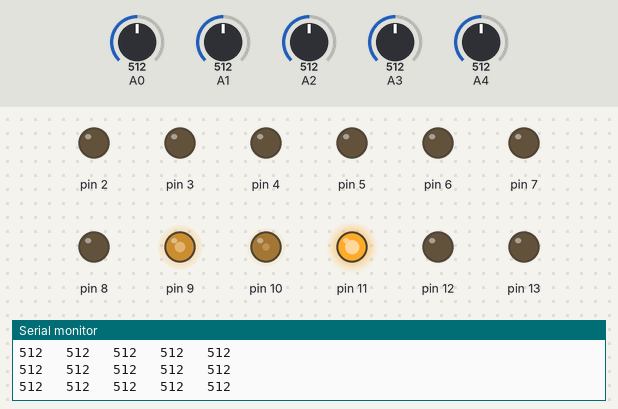
This sketch was run on a simulated Arduino Uno, built with avr-gcc and run on an emulated ATmega328P. On the bench: output pins drawn as LEDs (lit = HIGH), the last lines printed to the serial monitor. Inputs (shaded band) come from the test bench; at power-on: A1 = 512, A2 = 512, A3 = 512, A4 = 512, A0 = 512.

Above: at 1.2 s.
1.3 s: A1 set to 493
At 2.0 s:
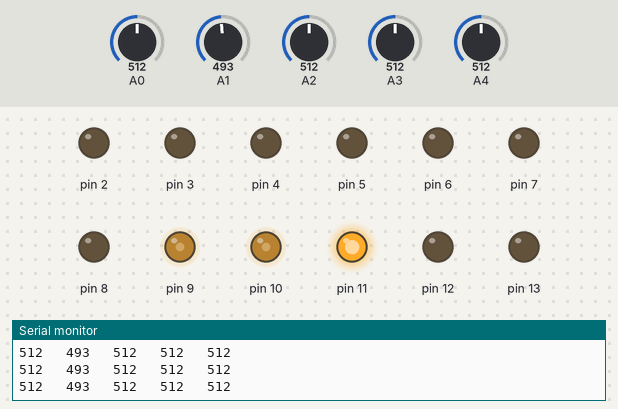
2.8 s: A2 set to 496
At 4.0 s:
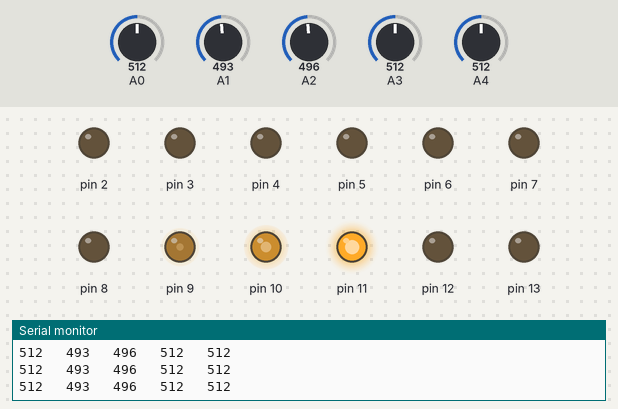
4.3 s: A3 set to 106
At 5.3 s:
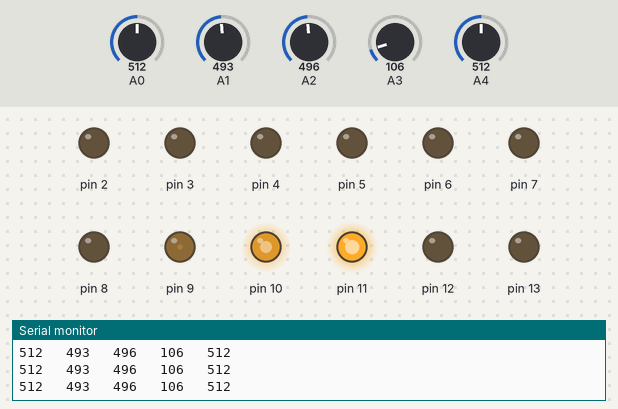
7.3 s: A3 set to 89
11.8 s: A4 set to 30
At 12.4 s:
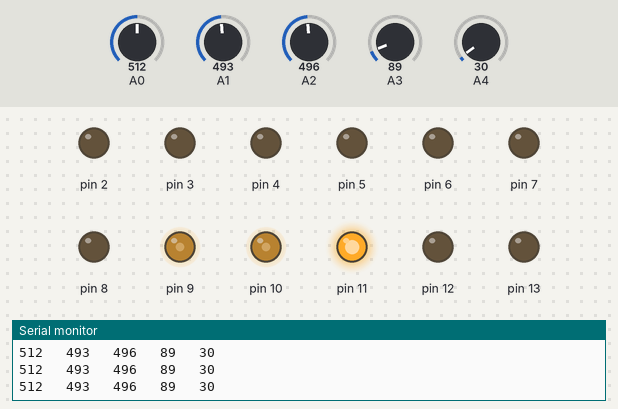
Timing chart, 0 to 14.8 s (numbered marks = the images above; inputs shaded):
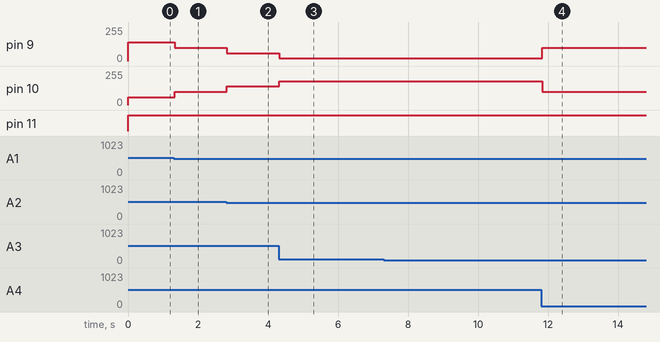

Measured:
- after the input at 1.3 s, pin 9: 140/255 → 100/255 at once; pin 10: 60/255 → 100/255 at once
- after the input at 2.8 s, pin 9: 100/255 → 60/255 at once; pin 10: 100/255 → 140/255 at once
- after the input at 4.3 s, pin 9: 60/255 → 20/255 at once; pin 10: 140/255 → 180/255 at once
- after the input at 11.8 s, pin 9: 20/255 → 100/255 at once; pin 10: 180/255 → 100/255 at once

The sketch:

PID_v2_Mark_1_0.ino
```cpp
void setup(){
  Serial.begin(9600);
  for(int i=0; i<=13; i++)
    pinMode(i,OUTPUT);
}

double pid(int pos){
  double kp = 40;
  int setpoint = 2;
  return kp*(setpoint - pos);
}

int maxi(int *x){
  int large = *x;
  static int large_pos = 0;

  for(int i=0; i<5; i++){
    if(large < *(x+i)){
      large = *(x+i);
      large_pos = i;
    }
  }
  return large_pos;
}

void loop(){
  digitalWrite(8,LOW);
  digitalWrite(12,LOW);
  digitalWrite(11,HIGH);
  int i;
  int (*val)[5];
  for(i=0; i<5; i++){
    (*val)[i] = analogRead(i);
    Serial.print(analogRead(i));
    Serial.print("   ");
  }
  Serial.println("");
  double x = pid(maxi(val[0]));
  analogWrite(10 ,100 - x);
  analogWrite(9,100 + x);
  //Serial.println(x);
  //delay(10);
  //pid(maxi(val[0]));
  delay(1);
}
```
